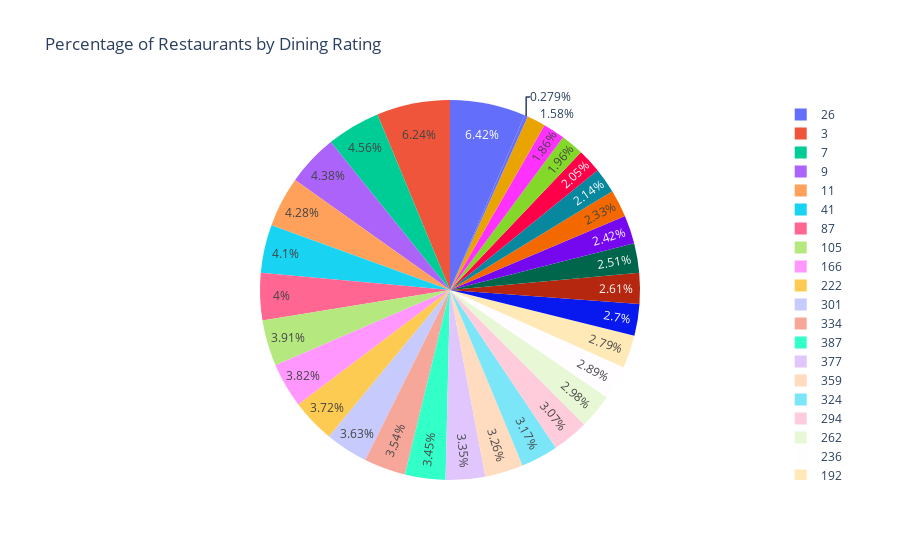

The code cell stored with this chart in its notebook:
### Code cell
fig = px.pie(
    rating_type_df,
    names='Dining Rating',
    values='COUNT OF RESTAURANTS',
    title='Percentage of Restaurants by Dining Rating'
)
fig.show()

### Figure 1 — Plotly figure (JSON) as saved in the notebook; plotly's stock layout.template omitted (floating-point values rounded to 4 significant figures)
{"data": [{"domain": {"x": [0, 1], "y": [0, 1]}, "hovertemplate": "Dining Rating=%{label}<br>COUNT OF RESTAURANTS=%{value}<extra></extra>", "labels": [387, 377, 359, 334, 324, 301, 294, 262, 236, 222, 192, 166, 161, 120, 111, 105, 87, 78, 56, 44, 41, 26, 26, 18, 12, 11, 9, 7, 6, 3, 3, 2, 1], "legendgroup": "", "name": "", "showlegend": true, "type": "pie", "values": [3.7, 3.6, 3.5, 3.8, 3.4, 3.9, 3.3, 3.2, 3.1, 4, 3, 4.1, 2.9, 2.8, 2, 4.2, 4.3, 2.7, 2.6, 2.5, 4.4, 2.4, 4.5, 2.3, 2.2, 4.6, 4.7, 4.9, 2.1, 4.8, 1.9, 1.7, 0.3]}], "layout": {"autosize": true, "legend": {"tracegroupgap": 0}, "title": {"text": "Percentage of Restaurants by Dining Rating"}}}
